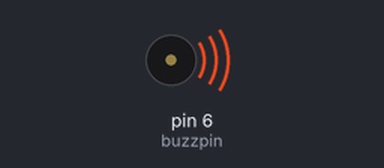
This sketch was run on a simulated Arduino Uno, built with avr-gcc and run on an emulated ATmega328P. Parts: buzzer (waves = sounding).

Above: at 0.1 s.
Timing chart, 0 to 40.0 s (numbered marks = the images above):
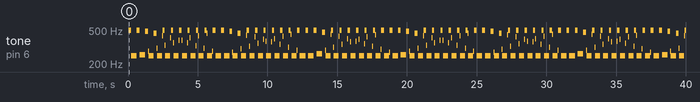

The sketch:

changing_the_tone_of_activebuzzer.ino
```cpp
int buzzpin = 6 ;
int del1 = 1 ;
int del2 = 2 ;
int j ;


void setup() {
pinMode(buzzpin,OUTPUT);

}

void loop() {
for(j=1 ; j<=100;j=j+1){
digitalWrite(buzzpin,HIGH);
delay(del1);
digitalWrite(buzzpin,LOW);
delay(del1);
}
for(j=1 ; j<=100;j=j+1){
digitalWrite(buzzpin,HIGH);
delay(del2);
digitalWrite(buzzpin,LOW);
delay(del2);
}


}
```

Measured:
- by itself, tone on pin 6 (buzzpin): plays 495 Hz for 0.20 s, 249 Hz for 0.40 s, 495 Hz for 0.20 s, 255 Hz for 0.40 s, 482 Hz for 0.20 s, 281 Hz for 0.04 s … (226 notes in this stretch)
